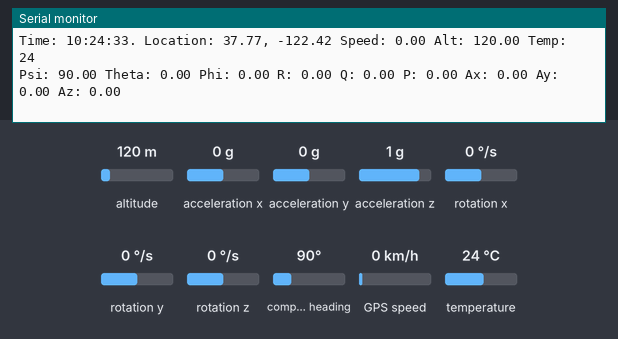
This sketch was run on a simulated Arduino Mega 2560, built with avr-gcc and run on an emulated ATmega2560. On the bench: the last lines printed to the serial monitor. The test bench sets the inputs (shaded band); at power-on: altitude 120 m, acceleration x 0 g, acceleration y 0 g, acceleration z 1 g, rotation x 0 °/s, rotation y 0 °/s, rotation z 0 °/s, compass heading 90°, GPS speed 0 km/h, temperature 24 °C. The GPS gets a fix after 3 s at 37.7749, -122.4194 with 8 satellites.

Above: at 3.2 s.
3.3 s: altitude set to 20 m
At 4.5 s:
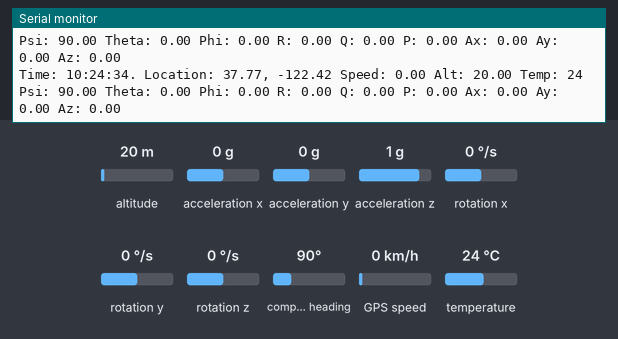
4.8 s: acceleration x set to -1.4 g
At 5.3 s:
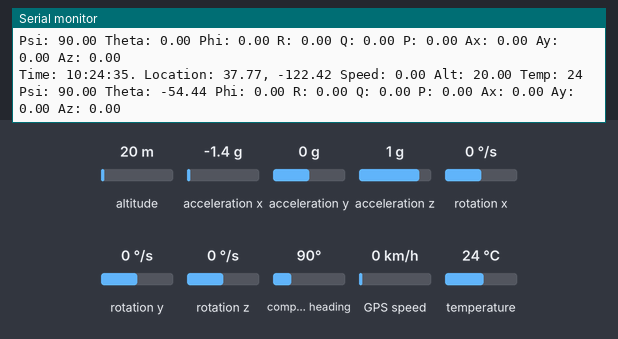
6.3 s: acceleration y set to -1.4 g
At 7.6 s:
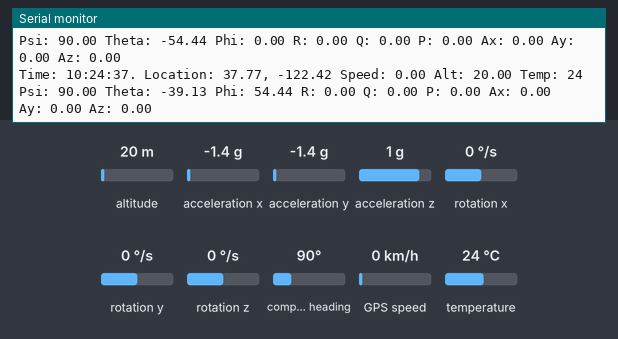
7.8 s: acceleration z set to -1.4 g
At 8.8 s:
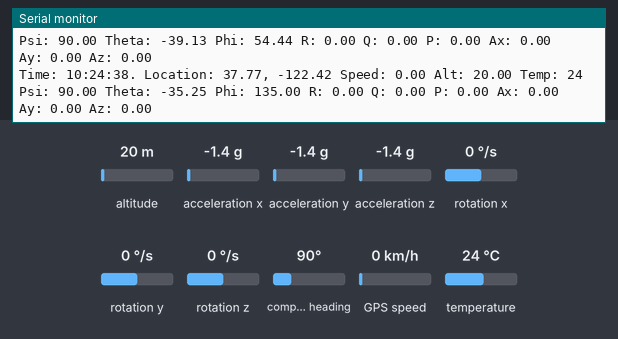
9.3 s: rotation x set to -192 °/s
At 10.5 s:
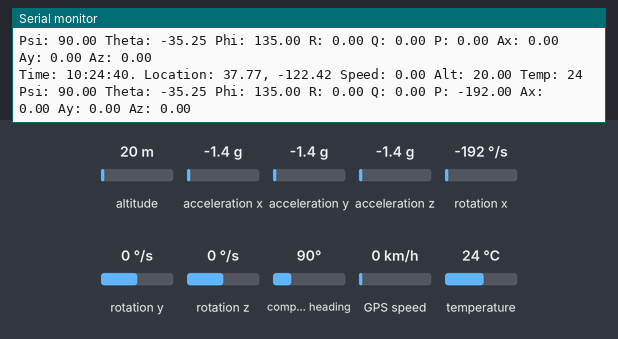
Timing chart, 0 to 11.8 s (numbered marks = the images above; inputs shaded):
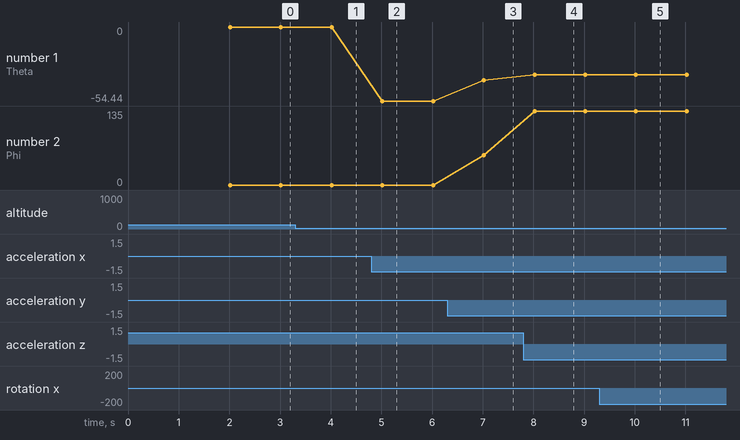

The sketch:

GPS_IMU.ino
```cpp
// Test code for Adafruit GPS modules using MTK3329/MTK3339 driver
//
// This code shows how to listen to the GPS module in an interrupt
// which allows the program to have more 'freedom' - just parse
// when a new NMEA sentence is available! Then access data when
// desired.
//
// Tested and works great with the Adafruit Ultimate GPS module
// using MTK33x9 chipset
//    ------> http://www.adafruit.com/products/746
// Pick one up today at the Adafruit electronics shop
// and help support open source hardware & software! -ada

#include <Adafruit_GPS.h>

// If you're using a GPS module:
// Connect the GPS Power pin to 5V
// Connect the GPS Ground pin to ground
// If using software serial (sketch example default):
//   Connect the GPS TX (transmit) pin to Digital 3
//   Connect the GPS RX (receive) pin to Digital 2
// If using hardware serial (e.g. Arduino Mega):
//   Connect the GPS TX (transmit) pin to Arduino RX1, RX2 or RX3
//   Connect the GPS RX (receive) pin to matching TX1, TX2 or TX3

// If you're using the Adafruit GPS shield, change
// SoftwareSerial mySerial(3, 2); -> SoftwareSerial mySerial(8, 7);
// and make sure the switch is set to SoftSerial

// If using software serial, keep this line enabled
// (you can change the pin numbers to match your wiring):
//#include <SoftwareSerial.h>
//SoftwareSerial mySerial(3, 2);
//   Connect the GPS TX (transmit) pin to Digital 3
//   Connect the GPS RX (receive) pin to Digital 2

// If using hardware serial (e.g. Arduino Mega), comment out the
// above SoftwareSerial line, and enable this line instead
// (you can change the Serial number to match your wiring):

//HardwareSerial mySerial = Serial1; //Turns out this doesn't work and
//Adafruit_GPS GPS(&mySerial); //Adafruit must have never tested it.
Adafruit_GPS GPS(&Serial1);

// Set GPSECHO to 'false' to turn off echoing the GPS data to the Serial console
// Set to 'true' if you want to debug and listen to the raw GPS sentences.
#define GPSECHO  false

// this keeps track of whether we're using the interrupt
// off by default!
boolean usingInterrupt = false;
void useInterrupt(boolean); // Func prototype keeps Arduino 0023 happy

//IMU Sensor
#include <Wire.h>
#include <Adafruit_Sensor.h>
#include <Adafruit_BNO055.h>
#include <utility/imumaths.h>

Adafruit_BNO055 bno = Adafruit_BNO055(55);

void setup()
{

  // connect at 115200 so we can read the GPS fast enough and echo without dropping chars
  // also spit it out
  Serial.begin(115200);
  Serial.println("GPS+IMU Sensor");

  /* Initialise the sensor */
  if(!bno.begin())
  {
    /* There was a problem detecting the BNO055 ... check your connections */
    Serial.print("Ooops, no BNO055 detected ... Check your wiring or I2C ADDR!");
    while(1);
  }

  Serial.println("IMU Sensor Initialized - Waiting 1 second to calibrate - DO NOT MOVE!");

  delay(1000);

  bno.setExtCrystalUse(true);

  // 9600 NMEA is the default baud rate for Adafruit MTK GPS's- some use 4800
  GPS.begin(9600);

  Serial.print("GPS Class Initialized \n");

  // uncomment this line to turn on RMC (recommended minimum) and GGA (fix data) including altitude
  GPS.sendCommand(PMTK_SET_NMEA_OUTPUT_RMCGGA);
  // uncomment this line to turn on only the "minimum recommended" data
  //GPS.sendCommand(PMTK_SET_NMEA_OUTPUT_RMCONLY);
  // For parsing data, we don't suggest using anything but either RMC only or RMC+GGA since
  // the parser doesn't care about other sentences at this time

  Serial.print("NMEA OUTPUT Set \n");

  // Set the update rate
  //Serial1.println("$PMTK220,100*2F"); //10Hz
  //Serial1.println("$PMTK220,1000*1F"); //1Hz
  GPS.sendCommand(PMTK_SET_NMEA_UPDATE_10HZ);   // 1 or 10 Hz update rate
  // For the parsing code to work nicely and have time to sort thru the data, and
  // print it out we don't suggest using anything higher than 1 Hz

  Serial.print("Update Rate Set \n");

  //Request updates on antenna status
  //GPS.sendCommand(PGCMD_ANTENNA);

  // the nice thing about this code is you can have a timer0 interrupt go off
  // every 1 millisecond, and read data from the GPS for you. that makes the
  // loop code a heck of a lot easier!
  useInterrupt(false);

  Serial.print("Delaying for 1 second to ensure all sensors are onboard. \n");
  delay(1000);
  // Ask for firmware version
  //mySerial.println(PMTK_Q_RELEASE);
}


// Interrupt is called once a millisecond, looks for any new GPS data, and stores it
SIGNAL(TIMER0_COMPA_vect) {
  char c = GPS.read();
  if (GPSECHO)
    if (c) UDR0 = c; // writing direct to UDR0 is much much faster than Serial.print
    // but only one character can be written at a time.
}

void useInterrupt(boolean v) {
  if (v) {
    // Timer0 is already used for millis() - we'll just interrupt somewhere
    // in the middle and call the "Compare A" function above
    OCR0A = 0xAF;
    TIMSK0 |= _BV(OCIE0A);
    usingInterrupt = true;
  } else {
    // do not call the interrupt function COMPA anymore
    TIMSK0 &= ~_BV(OCIE0A);
    usingInterrupt = false;
  }
}

uint32_t timer = millis();

void loop()                     // run over and over again
{
  // in case you are not using the interrupt above, you'll
  // need to 'hand query' the GPS, not suggested :(
  if (! usingInterrupt) {
    // read data from the GPS in the 'main loop'
    char c = GPS.read();
    // if you want to debug, this is a good time to do it!
    if (GPSECHO)
      if (c) Serial.print(c);
      //if (c) UDR0 = c; //writing direct to UDR0 is much faster than Serial.print
      //but only one character can be written at a time.
  }

  // if a sentence is received, we can check the checksum, parse it...
  if (GPS.newNMEAreceived()) {
    // a tricky thing here is if we print the NMEA sentence, or data
    // we end up not listening and catching other sentences!
    // so be very wary if using OUTPUT_ALLDATA and trytng to print out data
    //Serial.println(GPS.lastNMEA());   // this also sets the newNMEAreceived() flag to false

    if (!GPS.parse(GPS.lastNMEA()))   // this also sets the newNMEAreceived() flag to false
      return;  // we can fail to parse a sentence in which case we should just wait for another
  }

  // if millis() or timer wraps around, we'll just reset it
  if (timer > millis())  timer = millis();

  //approximately every 1 seconds or so, print out the current stats
  if (millis() - timer > 1000) {
    timer = millis(); // reset the timer

    Serial.print("\nTime: ");
    Serial.print(GPS.hour, DEC); Serial.print(':');
    Serial.print(GPS.minute, DEC); Serial.print(':');
    Serial.print(GPS.seconds, DEC); Serial.print('.');
    //Serial.print(GPS.milliseconds);
    //Serial.print(" Date: ");
    //Serial.print(GPS.day, DEC); Serial.print('/');
    //Serial.print(GPS.month, DEC); Serial.print("/20");
    //Serial.println(GPS.year, DEC);
    //Serial.print("Fix: "); Serial.print((int)GPS.fix);
    //Serial.print(" quality: "); Serial.println((int)GPS.fixquality);
    //if (GPS.fix) {
      //Serial.print("Location: ");
      //Serial.print(GPS.latitude, 4); Serial.print(GPS.lat);
      //Serial.print(", ");
      //Serial.print(GPS.longitude, 4); Serial.println(GPS.lon);
      Serial.print(" Location: ");
      Serial.print(GPS.latitudeDegrees, 2);
      Serial.print(", ");
      Serial.print(GPS.longitudeDegrees, 2);

      Serial.print(" Speed: "); Serial.print(GPS.speed);
      //Serial.print("Angle: "); Serial.println(GPS.angle);
      Serial.print(" Alt: "); Serial.print(GPS.altitude);
      //Serial.print("Satellites: "); Serial.println((int)GPS.satellites);
    //}

   //Get IMU Sensor information
   imu::Vector<3> euler = bno.getVector(Adafruit_BNO055::VECTOR_EULER);
   imu::Vector<3> rate = bno.getVector(Adafruit_BNO055::VECTOR_GYROSCOPE);
   //imu::Vector<3> accel = bno.getVector(Adafruit_BNO055::VECTOR_ACCELEROMETER);
   imu::Vector<3> lin_accel = bno.getVector(Adafruit_BNO055::VECTOR_LINEARACCEL);
   int8_t temp = bno.getTemp();

   /* Display the floating point data */
   Serial.print(" Temp: ");   Serial.println(temp);
   Serial.print("Psi: ");   Serial.print(euler.x());
   Serial.print(" Theta: ");   Serial.print(euler.y());
   Serial.print(" Phi: ");   Serial.print(euler.z());
   Serial.print(" R: ");   Serial.print(rate.z());
   Serial.print(" Q: ");   Serial.print(rate.y());
   Serial.print(" P: ");   Serial.print(rate.x());
   Serial.print(" Ax: ");   Serial.print(lin_accel.x());
   Serial.print(" Ay: ");   Serial.print(lin_accel.y());
   Serial.print(" Az: ");   Serial.print(lin_accel.z());
   Serial.print("\n");
  }
}
```

Measured:
- after the input at 3.3 s, the serial monitor: prints a new line after 0.71 s (image 1)
- after the input at 4.8 s, the serial monitor: prints a new line after 0.22 s (image 2)
- after the input at 6.3 s, the serial monitor: prints a new line after 0.72 s (image 3)
- after the input at 7.8 s, the serial monitor: prints a new line after 0.22 s (image 4)
- after the input at 9.3 s, the serial monitor: prints a new line after 0.72 s (image 5)
- plotted number 1: 0 → -54.44 after the input at 4.8 s, -54.44 → -39.13 after the input at 6.3 s, -39.13 → -35.25 after the input at 7.8 s
- plotted number 2: 0 → 54.44 after the input at 6.3 s, 54.44 → 135 after the input at 7.8 s
